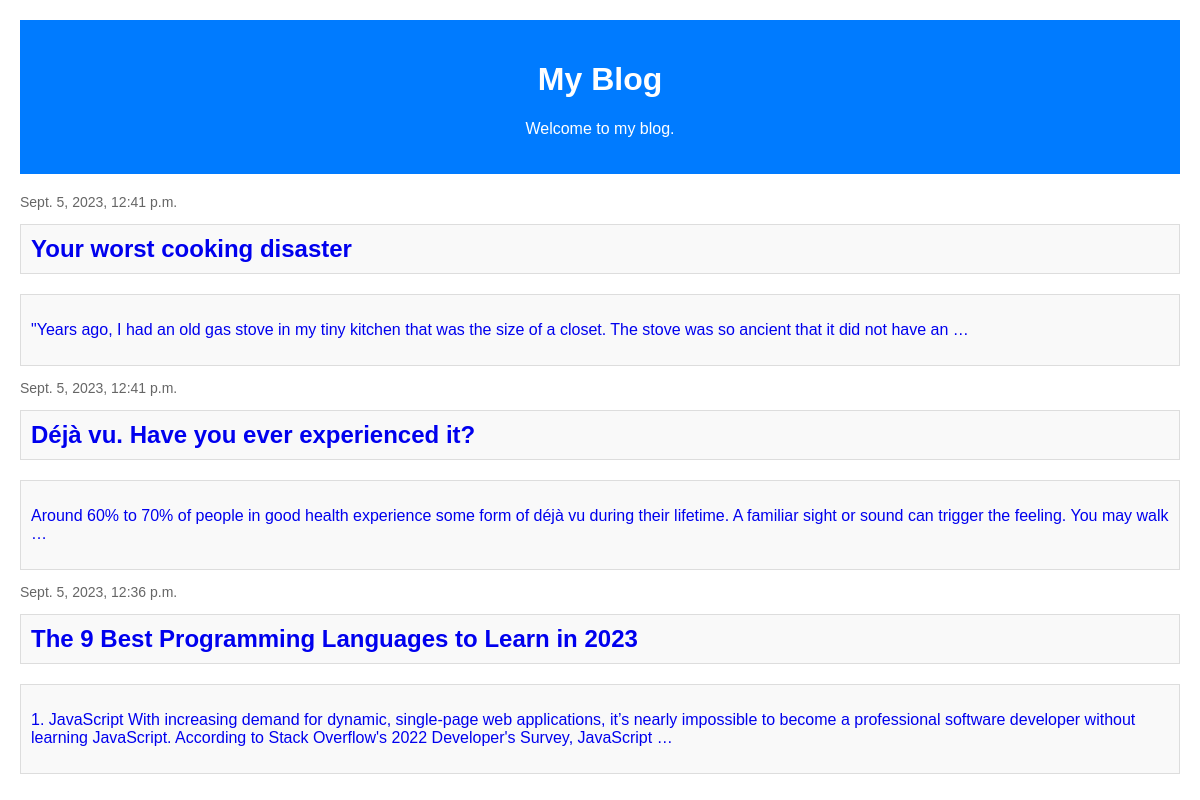
The page / on the database its author committed.
### posts/models.py (models this page shows)
class Post(models.Model):
    title = models.CharField(max_length=100)
    details = models.CharField(max_length=100000)
    date = models.DateTimeField(default=datetime.now, blank=True)

### posts/views.py (the view)
def index(request):
    posts =Post.objects.all()
    return render(request, 'index.html',dict(posts=posts))

### template/index.html (shortened to what this page needs)
<!DOCTYPE html>
<html lang="en">
<head>
</head>
<body>
    <div class="header">
        <h1>My Blog</h1>
        <p>Welcome to my blog.</p>
    </div>
    <div class="post">
        {%for pt in posts reversed%}
        <a style="text-decoration:none" href="/gost/{{pt.id}}" >
        <p class="post-meta">{{pt.date}}</p>
        <h2 class="post-box">{{pt.title}}</h2>
        <div class="post-box">
            <p>{{pt.details | truncatewords:30}}</p>
        </div>
        {%endfor%}
    </div>
</body>
</html>

### template/index.html (style rules this page uses)
body { font-family: Arial, sans-serif; margin: 20px; }
.header { text-align: center; background-color: #007BFF; color: white; padding: 20px; }
.post { margin-top: 20px; }
.post-meta { color: #666; font-size: 14px; }
.post-box { border: 1px solid #ddd; padding: 10px; margin-top: 10px; background-color: #f9f9f9; }

### rows shown on the page
Post: date "Sept. 5, 2023, 12:41 p.m.", title "Your worst cooking disaster", details "\"Years ago, I had an old gas stove in my tiny kitchen that was the size of a closet. The stove was so ancient that it did not have an …"
Post: date "Sept. 5, 2023, 12:41 p.m.", title "Déjà vu. Have you ever experienced it?", details "Around 60% to 70% of people in good health experience some form of déjà vu during their lifetime. A familiar sight or sound can trigger the feeling. You may walk …"
Post: date "Sept. 5, 2023, 12:36 p.m.", title "The 9 Best Programming Languages to Learn in 2023", details "1. JavaScript With increasing demand for dynamic, single-page web applications, it’s nearly impossible to become a professional software developer without learning JavaScript. According to Stack Overflow's 2022 Developer's Survey, JavaScript …"
